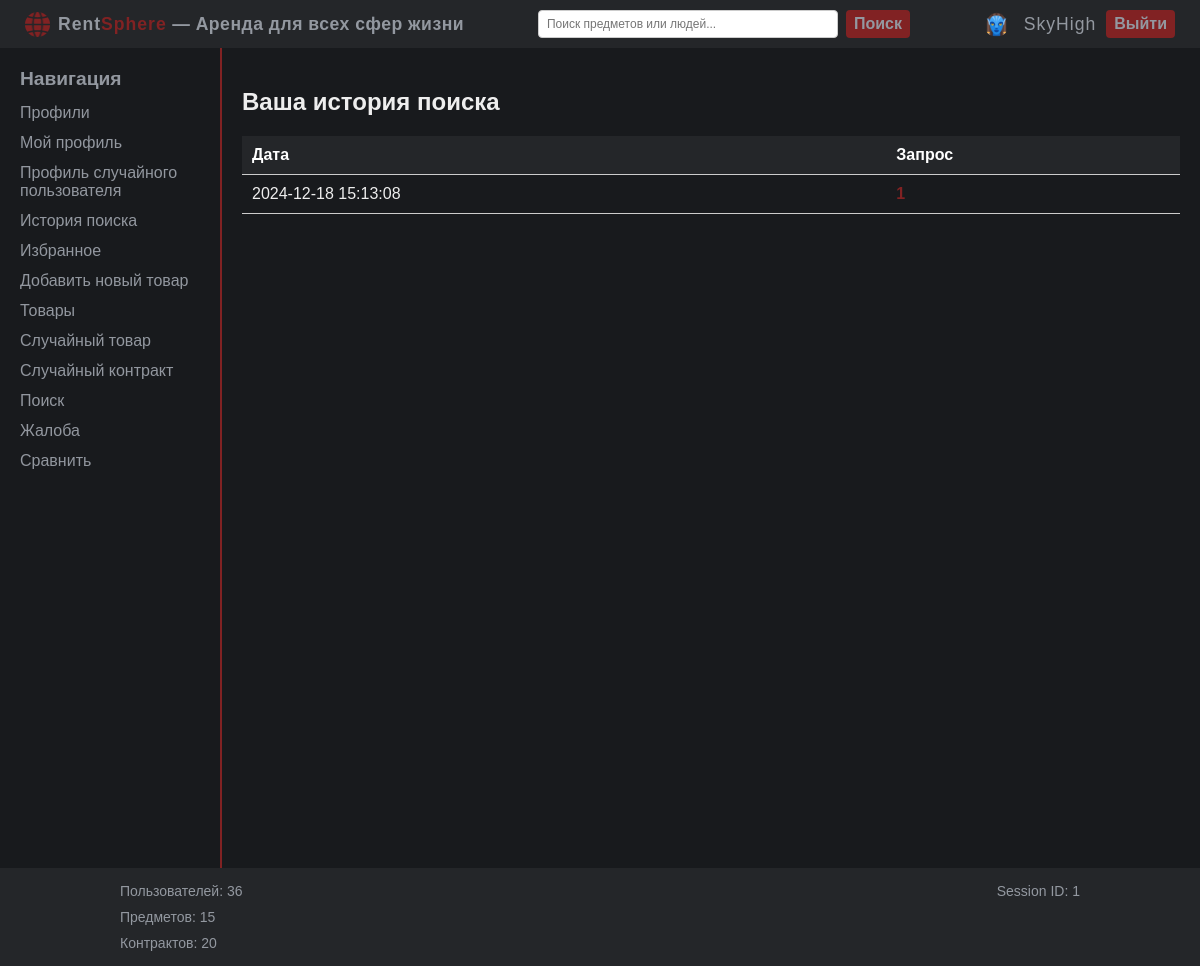
The app's page /search_history (signed in) with its own data.
### models.py (models this page shows, shortened)
class User(Base):
    __tablename__ = "users"
    id = Column(Integer, primary_key=True)
    login = Column(String(100), unique=True, nullable=False)
    password = Column(String(200), nullable=False)
    ipn = Column(Integer)
    first_name = Column(String(100))
    last_name = Column(String(100))
    phone_number = Column(String(20))
    email = Column(String(100), unique=True, nullable=False)
    avatar = Column(String(255))
    register_date = Column(Integer)
    compare_items = Column(types.JSON, default=[], nullable=True)
    items = relationship("Item", backref="owner_user")

class SearchHistory(Base):
    __tablename__ = "search_history"
    user = Column(Integer, ForeignKey("users.id"), primary_key=True)
    search_text = Column(Text, nullable=False)
    timestamp = Column(String, nullable=False)
    user_relationship = relationship("User", backref="search_history")

### app.py (the view)
@app.route("/search_history", methods=["GET"])
@login_required
def search_history():
    user_id = session.get("user_id")
    search_history = models.SearchHistory.query.filter_by(user=user_id).order_by(
        models.SearchHistory.timestamp.desc()).limit(10).all()
    return render_template("search_history.html", search_history=search_history)

### app.py (called while the page is built)
def login_required(func):
    @wraps(func)
    def wrapper(*args, **kwargs):
        user_id = session.get("user_id")
        if not user_id:
            return redirect(url_for("login"))
        return func(*args, **kwargs)
    return wrapper

@app.teardown_request
def teardown_request(exceptions=None):
    db_session.remove()

@app.context_processor
def stats_data():
    session_id = session.get("user_id")
    users_total = models.User.query.count()
    items_total = models.Item.query.count()
    contracts_total = models.Contract.query.count()
    stats = {"users_total": users_total,
             "items_total": items_total,
             "contracts_total": contracts_total,
             "session_id": session_id}
    return dict(stats=stats)

@app.context_processor
def inject_user():
    user_id = session.get("user_id")
    user_data = {"id": None, "login": "Guest"}
    if user_id:
        try:
            user_id = int(user_id)
            user = models.User.query.filter_by(id=user_id).first()
            if user:
                user_data = {"id": user.id, "login": user.login}
        except (TypeError, ValueError):
            print(f"Пользователь с ID неверного типа: {type(user_id)}")
            user_data["id"] = None
            session["user_id"] = None
    return {"current_user": user_data}

### templates/search_history.html (shortened to what this page needs)
{% extends 'base.html' %}
{% block content %}
    <div class="form-container">
        <h2>Ваша история поиска</h2>
        {% if search_history %}
            <table class="search-history-table">
                <thead>
                    <tr>
                        <th>Дата</th>
                        <th>Запрос</th>
                    </tr>
                </thead>
                <tbody>
                    {% for record in search_history %}
                        <tr>
                            <td>{{ record.timestamp }}</td>
                            <td>
                                <a href="{{ url_for('search') }}?q={{ record.search_text }}" class="search-query-link">
                                    {{ record.search_text }}
                                </a>
                            </td>
                        </tr>
                    {% endfor %}
                </tbody>
            </table>
        {% else %}
            <p>Ваша история поиска пуста.</p>
        {% endif %}
    </div>
{% endblock %}

### templates/base.html (shortened to what this page needs)
<!DOCTYPE html>
<html lang="ru">
<head>
    <link rel="stylesheet" href="{{ url_for('static', filename='css/styles.css') }}">
</head>
<body>
    <div class="layout">
        <div class="header">
            <div class="header-left">
                <img src="{{ url_for('static', filename='images/logo_red.png') }}" alt="Logo" class="logo">
                <span class="brand-name"><span class="rent">Rent</span><span class="sphere">Sphere</span> — Аренда для всех сфер жизни</span>
            </div>
            <form class="header-search" action="/search" method="GET">
                <input type="text" name="q" class="search-field" placeholder="Поиск предметов или людей...">
                <button type="submit" class="search-button">Поиск</button>
            </form>
            <div class="header-right">
                {% if not current_user.id %}
                    <a href="/login">Войти</a>
                    <a href="/register">Регистрация</a>
                {% else %}
                    <img src="{{ url_for('static', filename='images/default_avatar.png') }}" alt="Аватар" class="header-avatar">
                    <span class="header-user">{{ current_user.login }}</span>
                    <a href="/logout">Выйти</a>
                {% endif %}
            </div>
        </div>
        <div class="center-container">
            <div class="sidebar">
                <span>Навигация</span>
                {% if current_user.id %}
                    <a href="/profiles">Профили</a>
                    <a href="{{ url_for('profile', user_id=current_user.id) }}">Мой профиль</a>
                    <a href="/profiles/random_user">Профиль случайного пользователя</a>
                    <a href="/profiles/search_history">История поиска</a>
                    <a href="/profiles/favorites">Избранное</a>
                    <a href="/items/add">Добавить новый товар</a>
                    <a href="/items">Товары</a>
                    <a href="/items/random_item_details">Случайный товар</a>
                    <a href="/contracts/random_contract">Случайный контракт</a>
                    <a href="/search">Поиск</a>
                    <a href="/complain">Жалоба</a>
                    <a href="/compare">Сравнить</a>
                {% endif %}
            </div>
            <div class="content-area">
                {% block content %}{% endblock %}
            </div>
        </div>
        <div class="footer">
            <table class="stats-table">
                <tr>
                    <td class="left-col">Пользователей: {{ stats.users_total }}</td>
                    <td class="right-col">Session ID: {{ stats.session_id }}</td>
                </tr>
                <tr>
                    <td class="left-col">Предметов: {{ stats.items_total }}</td>
                    <td class="right-col"></td>
                </tr>
                <tr>
                    <td class="left-col">Контрактов: {{ stats.contracts_total }}</td>
                    <td class="right-col"></td>
                </tr>
            </table>
        </div>
    </div>
</body>
</html>

### static/css/styles.css (style rules this page uses)
body { background-color: #181A1D; color: #EEEEEE; margin: 0; font-family: Arial, sans-serif; }
.header, .footer { background-color: #242629; color: #9398A0; padding: 10px; text-align: center; }
.center-container { display: flex; }
.content-area { flex-grow: 1; background-color: #181A1D; padding: 20px; color: #EEEEEE; }
.stats-table { width: 1000px; margin: 0 auto; border-collapse: collapse; }
.stats-table td { padding: 5px 20px; vertical-align: middle; border: none; font-size: 14px; }
.left-col { text-align: left; }
.right-col { text-align: right; }

### static/css/modules/sidebar.css (style rules this page uses)
.sidebar { background-color: #181A1D; color: #92979F; padding: 20px; width: 180px; height: calc(100vh - 20px); overflow-y: auto; float: left; }
.sidebar span { font-size: 1.2em; margin-bottom: 8px; display: block; font-weight: bold; }
.sidebar a { display: block; color: #92979F; text-decoration: none; padding: 6px 0; }
.sidebar + .content-area { border-left: 2px solid #812223; }

### static/css/modules/header.css (style rules this page uses)
.header { display: flex; justify-content: space-between; align-items: center; padding: 5px 10px; background-color: #242629; }
.header-left { display: flex; align-items: center; }
.logo { width: 25px; height: 25px; margin-right: 8px; margin-left: 15px; }
.brand-name { color: #9398A0; font-weight: bold; font-size: 1.1em; letter-spacing: 0.5px; }
.rent { font-weight: bold; color: #9398A0; letter-spacing: 1px; }
.sphere { font-weight: bold; color: #812223; letter-spacing: 1px; }
.header-search { display: flex; align-items: center; justify-content: center; flex: 1; }
.search-field { padding: 6px 8px; font-size: 12px; border: 1px solid #ccc; border-radius: 4px; width: 300px; box-sizing: border-box; }
.search-button { color: #9398A0; background-color: #812223; padding: 5px 8px; font-weight: bold; font-size: 1em; border: none; border-radius: 4px; cursor: pointer; margin-left: 8px; transition: background-color 0.3s ease; }
.header-right { display: flex; align-items: center; justify-content: flex-end; gap: 10px; }
.header a { color: #9398A0; background-color: #812223; padding: 5px 8px; text-decoration: none; font-weight: bold; font-size: 1em; border-radius: 4px; margin-right: 15px; transition: background-color 0.3s ease; }
.header-avatar { width: 25px; height: 25px; border-radius: 50%; margin-right: 5px; }
.header-user { color: #9398A0; font-size: 1.1em; letter-spacing: 1px; display: flex; align-items: center; }

### static/css/modules/search_history.css (style rules this page uses)
.search-history-table { width: 100%; border-collapse: collapse; margin-top: 20px; }
.search-history-table th, .search-history-table td { padding: 10px; text-align: left; border-bottom: 1px solid #ccc; }
.search-history-table th { background-color: #242629; color: #fff; }
.search-query-link { color: #812223; text-decoration: none; font-weight: bold; }

### records on screen
User: login "SkyHigh"
SearchHistory: timestamp "2024-12-18 15:13:08", search_text "1"

### other values on screen
{{ stats.users_total }} "36"
{{ stats.session_id }} "1"
{{ stats.items_total }} "15"
{{ stats.contracts_total }} "20"
